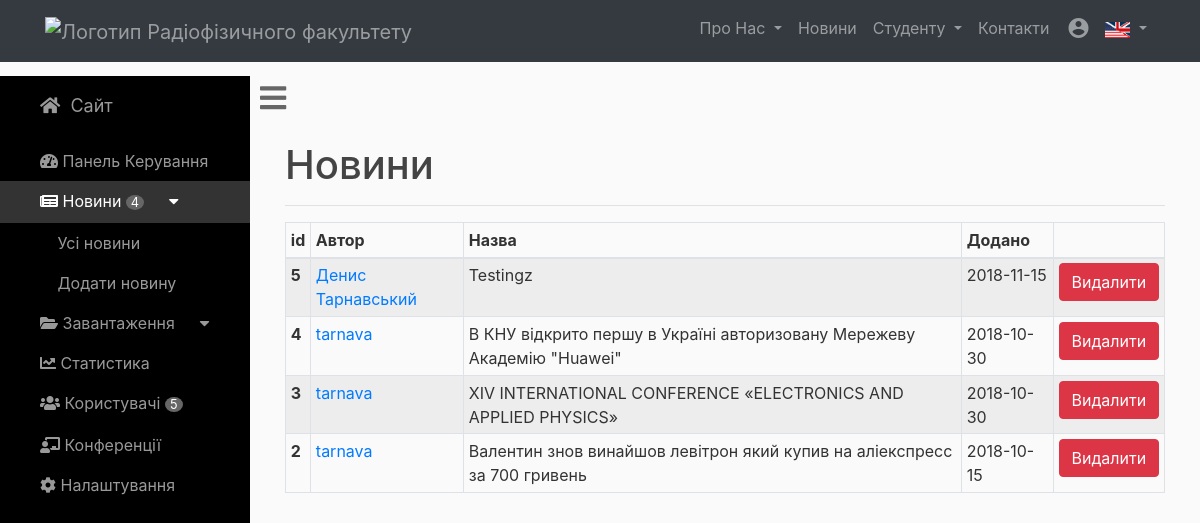
/admin/news, run on an earlier commit of the app's database.
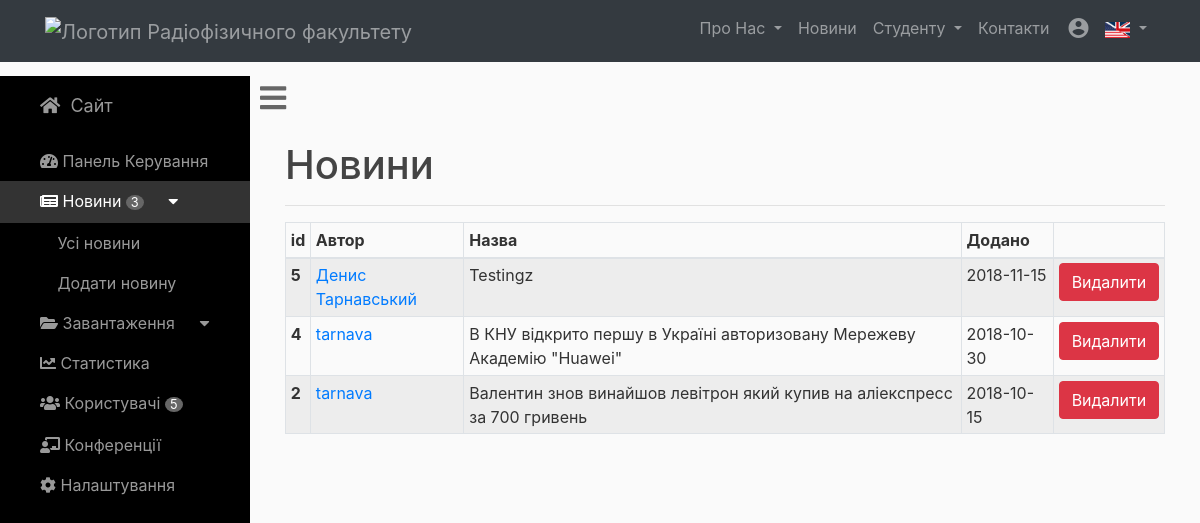
And on a later commit of the database.
### rpd_site/models.py (models this page shows, shortened)
class Post(db.Model):
    id = db.Column(db.Integer, primary_key=True)
    title = db.Column(db.String(100), nullable=False)
    date_posted = db.Column(db.DateTime, nullable=False, default=datetime.now)
    content = db.Column(db.Text, nullable=False)
    user_id = db.Column(db.Integer, db.ForeignKey('user.id'), nullable=False)
    image_file = db.Column(db.String(20), nullable=False,
                           default='default_post.png')

class User(db.Model, UserMixin):
    id = db.Column(db.Integer, primary_key=True)
    username = db.Column(db.String(20), unique=True, nullable=False)
    email = db.Column(db.String(120), unique=True, nullable=False)
    image_file = db.Column(db.String(20), nullable=False,
                           default='default.jpg')
    password = db.Column(db.String(60), nullable=False)
    confirmed = db.Column(db.Boolean, nullable=False, default=0)
    posts = db.relationship('Post', backref='author', lazy=True)
    roles = db.relationship('Role', secondary=roles_users,
                            backref=db.backref('users', lazy='joined'))

### rpd_site/routes.py (the view)
@app.route('/admin/news')
def admin_news():
    posts = Post.query.order_by(Post.date_posted.desc())
    return render_template('dashboard_news.html', title="Новини",
                            number_of_users=get_number_of_users(),
                            number_of_posts=get_number_of_posts(),
                            posts=posts
                            )

### rpd_site/helpers.py (called while the page is built)
def get_number_of_users():
    return len(User.query.all())

def get_number_of_posts():
    return len(Post.query.all())

### rpd_site/templates/dashboard_news.html
{% extends "layout_admin.html" %}
{% block body %}
{% set active_page = "index" %}
        <div id="page-content-wrapper">
            <div class="container-fluid">
                <h1>{{ title }}</h1>
                <hr>
            </div>
            <div class="col-sm-auto" style="width: 100%;">
                <table class="table table-striped table-bordered table-hover table-sm">
                  <thead>
                    <tr>
                      <th scope="col">id</th>
                      <th scope="col">Автор</th>
                      <th scope="col">Назва</th>
                      <th scope="col">Додано</th>
                      <th scope="col"></th>
                    </tr>
                  </thead>
                  <tbody>
                    {% for post in posts %}
                    <tr>
                      <th scope="row">{{ post.id }}</th>
                      <td><a href="{{ url_for('user_id', user_id=post.author.id) }}">{{ post.author.username }}</a></td>
                      <td>{{post.title}}</td>
                      <td>{{post.date_posted.strftime('%Y-%m-%d')}} </td>
                      <td>
                        <form action="{{ url_for('delete_post', post_id=post.id) }}" method="POST">
                          <input class="btn btn-danger" type="submit" value="Видалити">
                        </form>
                      </td>
                    </tr>
                    {% endfor %}
                  </tbody>
                </table>
            </div>
        </div>
{% endblock %}

What changed in the data, as far as the page shows it:
removed Post: id "3", author.username "tarnava", title "XIV INTERNATIONAL CONFERENCE «ELECTRONICS AND APPLIED PHYSICS»", date_posted "2018-10-30"
Also different on the page:
{{ number_of_posts }}: "4" → "3"
